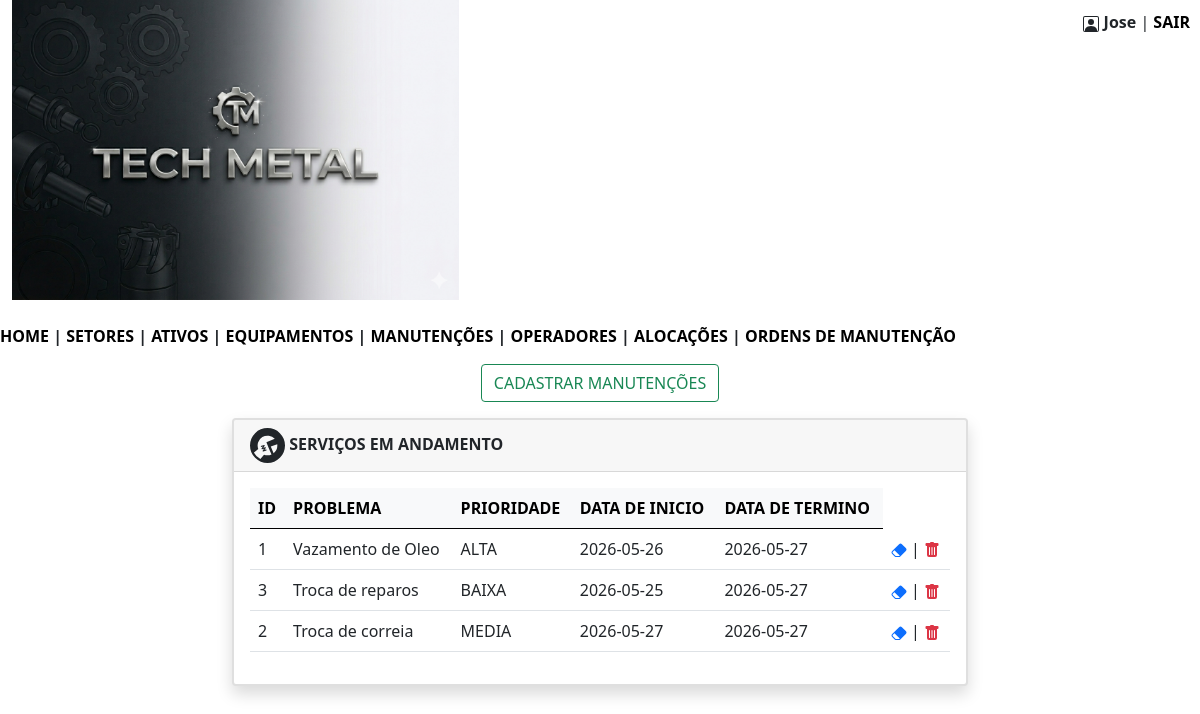
Page /techmetal/manutencoes.php (signed in) on the earlier database version.
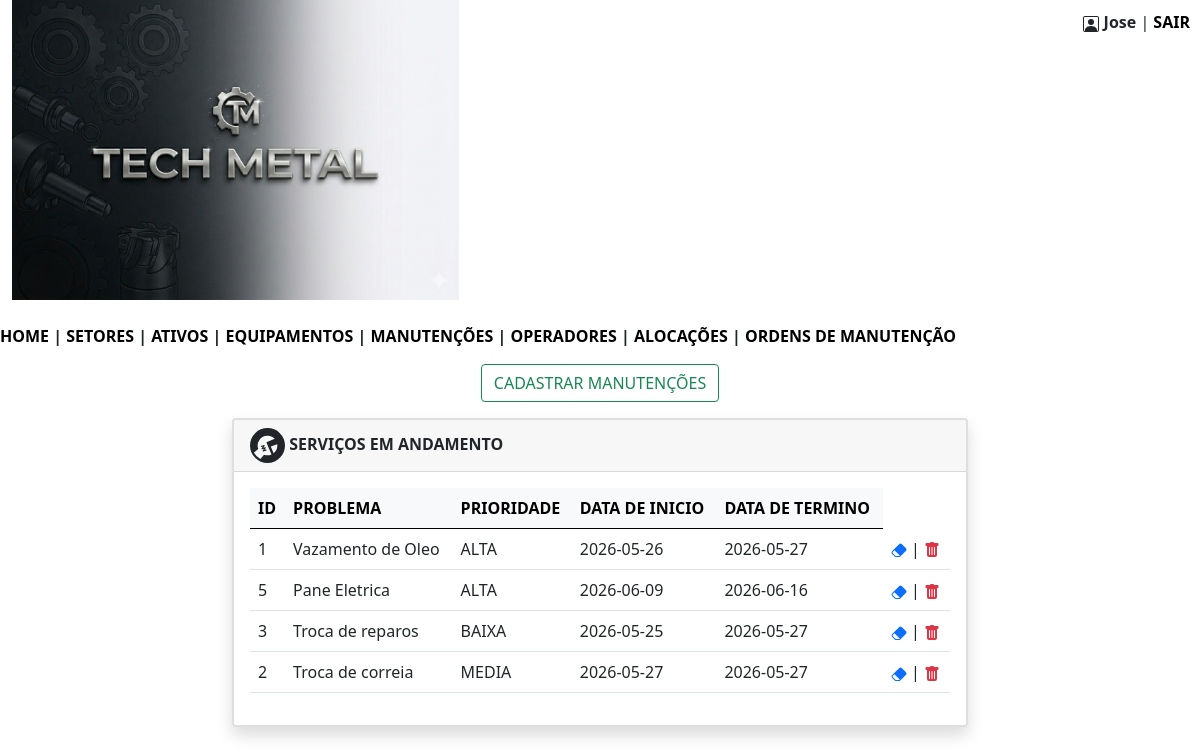
Same page on the later database version.
### tables this page shows
CREATE TABLE `manutencoes` (
  `id` int(11) NOT NULL,
  `problema` varchar(220) NOT NULL,
  `prioridade` varchar(20) NOT NULL,
  `equipamentos` varchar(255) NOT NULL,
  `data_inicio` date NOT NULL,
  `data_fim` date NOT NULL
);

### techmetal/manutencoes.php (the view, shortened to what this page needs)
<?php
$nome = $_SESSION['nome'];
?>
<!DOCTYPE html>
<html lang="pt-br">
<head>
    <link href="https://cdn.jsdelivr.net/npm/bootstrap@5.0.2/dist/css/bootstrap.min.css" rel="stylesheet">
</head>
<body>
<div class="container-fluid" style=" text-align:left; position:relative;">
<img src="imagens/banner.png"  alt="" whidth = "900"  height = "300" srcset="">
    <div class="header" style="position:absolute; top:10px; right:10px;">
        <b><?= htmlspecialchars($nome) ?></b> |
        <a href="sair.php" style="color:black; text-decoration:none; font-weight:bold;">SAIR</a>
    </div>
</div>
<br/>
        <nav>
            <?php
                include 'menu.php';
            ?>
        </nav>
<div class="text-center my-3">
    <button type="button" class="btn btn-outline-success" data-bs-toggle="modal" data-bs-target="#exampleModal">
        CADASTRAR MANUTENÇÕES
    </button>
</div>
<div class="container">
    <div class="row justify-content-center">
        <div class="col-md-8 mb-4">
            <div class="card shadow border-2">
                <div class="card-header">
                    <b>SERVIÇOS EM ANDAMENTO</b>
                </div>
                <div class="card-body">
                    <?php
                    include 'conecta.php';
                    $sql = "SELECT * FROM manutencoes ORDER BY prioridade";
                    $consulta = $pdo->query($sql);
                    $listaservicos = $consulta->fetchAll(PDO::FETCH_ASSOC);
                    if (count($listaservicos) > 0) {
                        echo "<table class='table table-hover align-middle'>";
                        echo "<thead class='table-light'>
                                <tr>
                                    <th>ID</th>
                                    <th>PROBLEMA</th>
                                    <th>PRIORIDADE</th>
                                    <th>DATA DE INICIO</th>
                                    <th>DATA DE TERMINO</th>
                                </tr>
                              </thead>";
                        echo "<tbody>";
                        foreach ($listaservicos as $item) {
                            $id = $item['id'];
                            echo "<tr>";
                            echo "<td>" . htmlspecialchars($item['id']) . "</td>";
                            echo "<td>" . htmlspecialchars($item['problema']) . "</td>";
                            echo "<td>" . htmlspecialchars($item['prioridade']) . "</td>";
                            echo "<td>" . htmlspecialchars($item['data_inicio']) . "</td>";
                            echo "<td>" . htmlspecialchars($item['data_fim']) . "</td>";
                            echo "<td><a href='#' data-bs-toggle='modal' data-bs-target='#modalEditar' data-id='$id'><svg xmlns='http://www.w3.org/2000/svg' width='16' height='16' fill='currentColor' class='bi bi-eraser-fill' viewBox='0 0 16 16'>
                            <path d='M8.086 2.207a2 2 0 0 1 2.828 0l3.879 3.879a2 2 0 0 1 0 2.828l-5.5 5.5A2 2 0 0 1 7.879 15H5.12a2 2 0 0 1-1.414-.586l-2.5-2.5a2 2 0 0 1 0-2.828zm.66 11.34L3.453 8.254 1.914 9.793a1 1 0 0 0 0 1.414l2.5 2.5a1 1 0 0 0 .707.293H7.88a1 1 0 0 0 .707-.293z'/>
                          </svg></a> | <a href ='excluir_manutencao.php?id=$id'><svg xmlns='http://www.w3.org/2000/svg' width='16' height='16' fill='currentColor' class='bi bi-trash-fill text-danger' viewBox='0 0 16 16'>
                            <path d='M2.5 1a1 1 0 0 0-1 1v1a1 1 0 0 0 1 1H3v9a2 2 0 0 0 2 2h6a2 2 0 0 0 2-2V4h.5a1 1 0 0 0 1-1V2a1 1 0 0 0-1-1H10a1 1 0 0 0-1-1H7a1 1 0 0 0-1 1zm3 4a.5.5 0 0 1 .5.5v7a.5.5 0 0 1-1 0v-7a.5.5 0 0 1 .5-.5M8 5a.5.5 0 0 1 .5.5v7a.5.5 0 0 1-1 0v-7A.5.5 0 0 1 8 5m3 .5v7a.5.5 0 0 1-1 0v-7a.5.5 0 0 1 1 0'/>
                          </svg></a></td>";
                            echo "</tr>";
                        }
                        echo "</tbody>";
                        echo "</table>";
                    } else {
                        echo "<p class='text-danger'><b>NÃO EXISTEM MANUTENÇÕES CADASTRADAS NO MOMENTO!</b></p>";
                    }
                    ?>
                </div>
            </div>
        </div>
    </div>
</div>
</body>
</html>

Differences in the rows shown:
added manutencoes: id "5", problema "Pane Eletrica", prioridade "ALTA", data_inicio "2026-06-09", data_fim "2026-06-16"
